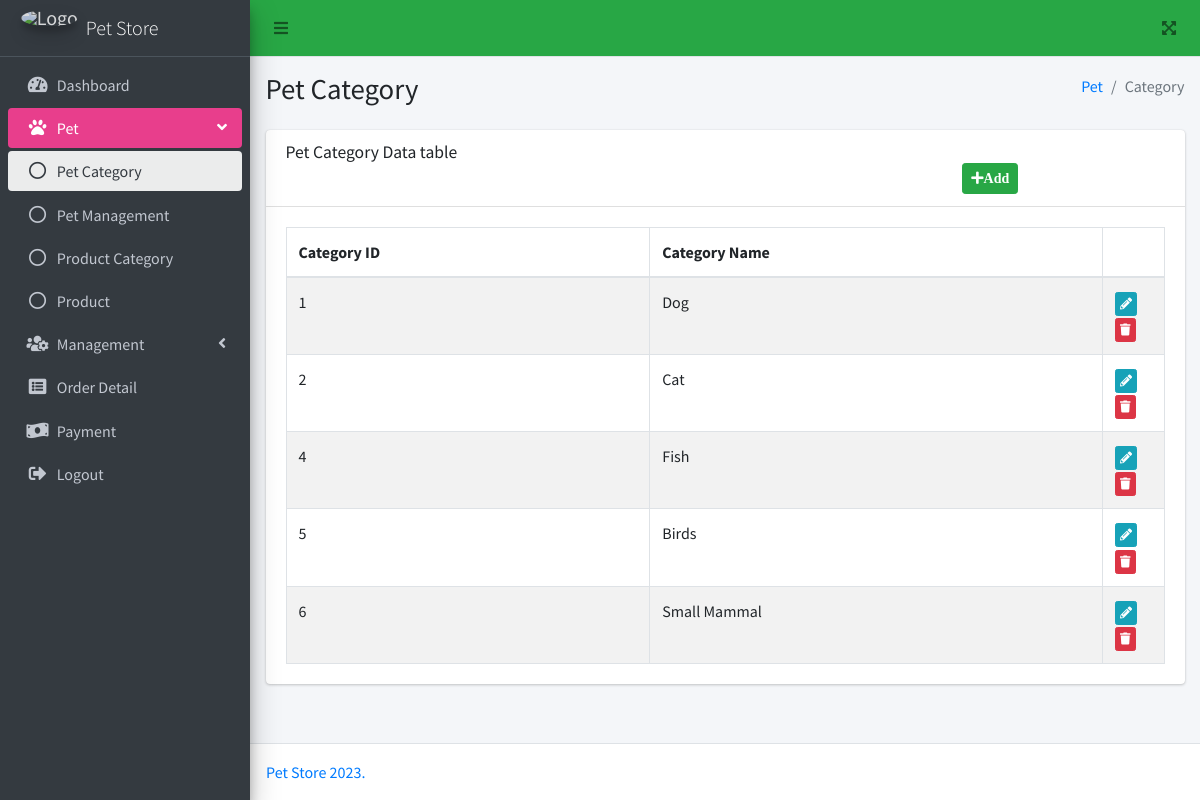
/pets/public/admin/Client/petcategory.php, run on the app's committed database.
### tables this page shows
CREATE TABLE `tbl_pet_category` (
  `pet_category_id` int NOT NULL AUTO_INCREMENT,
  `pet_category_name` varchar(30) NOT NULL,
  `user_id` int NOT NULL,
  PRIMARY KEY (`pet_category_id`),
  KEY `user_id` (`user_id`),
  CONSTRAINT `tbl_pet_category_ibfk_1` FOREIGN KEY (`user_id`) REFERENCES `tbl_user` (`user_id`) ON DELETE CASCADE ON UPDATE CASCADE
);

### pets/public/admin/Client/petcategory.php (the view, shortened to what this page needs)
<?php
$hostname = 'db';
$username = 'admin1';
$password = 'password';
$dbname = 'pets';
$pdo = new PDO("mysql:host=$hostname;dbname=$dbname", $username, $password);
$stmt = $pdo->query('SELECT * FROM tbl_pet_category');
$rows = $stmt->fetchAll(PDO::FETCH_ASSOC);
try {
  $stmt = $pdo->prepare('SELECT * FROM tbl_pet_category');
  $stmt->execute();
  $petCategories = $stmt->fetchAll(PDO::FETCH_ASSOC);
} catch (PDOException $e) {
  die("Error: " . $e->getMessage());
}
?>
<!DOCTYPE html>
<html lang="en">
<head>
  <link rel="stylesheet" href="../plugins/fontawesome-free/css/all.min.css">
  <link rel="stylesheet" href="../plugins/datatables-bs4/css/dataTables.bootstrap4.min.css">
  <link rel="stylesheet" href="../plugins/datatables-responsive/css/responsive.bootstrap4.min.css">
  <link rel="stylesheet" href="../plugins/datatables-buttons/css/buttons.bootstrap4.min.css">
  <link rel="stylesheet" href="../dist/css/adminlte.min.css">
</head>
<body class="hold-transition sidebar-mini">
  <div class="wrapper">
    <nav class="main-header navbar navbar-expand navbar-light navbar-green">
      <ul class="navbar-nav">
        <li class="nav-item">
          <a class="nav-link" data-widget="pushmenu" href="#" role="button"><i class="fas fa-bars"></i></a>
        </li>
      </ul>
      <ul class="navbar-nav ml-auto">
        <li class="nav-item">
          <a class="nav-link" data-widget="fullscreen" href="#" role="button">
            <i class="fas fa-expand-arrows-alt"></i>
          </a>
        </li>
      </ul>
    </nav>
    <aside class="main-sidebar sidebar-dark-primary elevation-4">
      <a href="/index.php" class="brand-link">
        <img src="../dist/img/logo.jpg" alt="Logo" class="brand-image img-circle elevation-3" style="opacity: .8">
        <span class="brand-text font-weight-light">Pet Store</span>
      </a>
      <div class="sidebar">
        <nav class="mt-2">
          <ul class="nav nav-pills nav-sidebar flex-column" data-widget="treeview" role="menu" data-accordion="false">
            <li class="nav-item">
              <a href="dashboard.php" class="nav-link">
                <i class="nav-icon fas fa-tachometer-alt"></i>
                <p>Dashboard</p>
              </a>
            </li>
            <li class="nav-item menu-open">
              <a class="nav-link" style="background-color: #e83e8c; color: white;">
                <i class="nav-icon fas fa-paw"></i>
                <p>Pet<i class="fas fa-angle-left right"></i><span class="badge badge-info right"></span></p>
              </a>
              <ul class="nav nav-treeview">
                <li class="nav-item">
                  <a href="petcategory.php" class="nav-link active">
                    <i class="far fa-circle nav-icon"></i>
                    <p> Pet Category</p>
                  </a>
                </li>
                <li class="nav-item">
                  <a href="petmanagement.php" class="nav-link">
                    <i class="far fa-circle nav-icon"></i>
                    <p> Pet Management</p>
                  </a>
                </li>
                <li class="nav-item">
                  <a href="productcategory.php" class="nav-link">
                    <i class="far fa-circle nav-icon"></i>
                    <p>Product Category</p>
                  </a>
                </li>
                <li class="nav-item">
                  <a href="product.php" class="nav-link">
                    <i class="far fa-circle nav-icon"></i>
                    <p>Product</p>
                  </a>
                </li>
              </ul>
            </li>
            <li class="nav-item">
              <a class="nav-link">
                <i class="nav-icon fas fa-users-cog"></i>
                <p>
                  Management
                  <i class="fas fa-angle-left right"></i>
                </p>
              </a>
            </li>
            <li class="nav-item">
              <a href="orderdetail.php" class="nav-link">
                <i class="nav-icon fas fa-list-alt"></i>
                <p>
                  Order Detail
                </p>
              </a>
            </li>
            <li class="nav-item">
              <a href="payment.php" class="nav-link">
                <i class="nav-icon fas fa-money-bill-wave"></i>
                <p>
                  Payment
                </p>
              </a>
            </li>
            <li class="nav-item">
              <a href="../adminlogout.php" class="nav-link" onclick="return confirm('Are you sure you want to logout?');">
                <i class="nav-icon fas fa-sign-out-alt"></i>
                <p>
                  Logout
                </p>
              </a>
            </li>
          </ul>
        </nav>
      </div>
    </aside>
    <div class="content-wrapper">
      <section class="content-header">
        <div class="container-fluid">
          <div class="row mb-2">
            <div class="col-sm-6">
              <h1>Pet Category</h1>
            </div>
            <div class="col-sm-6">
              <ol class="breadcrumb float-sm-right">
                <li class="breadcrumb-item"><a href="#">Pet</a></li>
                <li class="breadcrumb-item active">Category</li>
              </ol>
            </div>
          </div>
        </div>
      </section>
      <section class="content">
        <div class="container-fluid">
          <div class="row">
            <div class="col-12">
              <div class="card">
                <div class="card-header">
                  <h3 class="card-title">Pet Category Data table</h3>
                  <button type="button" class="btn btn-success btn-sm" data-toggle="modal" data-target="#add" style="margin-left:77%"><i class="fa fa-plus">Add</i>
                  </button>
                </div>
                <div class="card-body">
                  <table id="example1" class="table table-bordered table-striped">
                    <thead>
                      <tr>
                        <th>Category ID</th>
                        <th>Category Name</th>
                        <th width="7%"></th>
                      </tr>
                    </thead>
                    <tbody>
                      <?php foreach ($petCategories as $category) : ?>
                        <tr>
                          <td><?= $category['pet_category_id']; ?></td>
                          <td><?= $category['pet_category_name']; ?></td>
                          <td>
                            <button type="button" class="btn btn-info btn-xs" data-toggle="modal" data-target="#update"><i class="fa fa-pencil-alt"></i>
                            </button>
                            <button class="btn btn-danger btn-xs" onclick="deleteCategory(<?= $category['pet_category_id']; ?>)"><i class="fa fa-trash"></i>
                            </button>
                          </td>
                        </tr>
                      <?php endforeach; ?>
                    </tbody>
                  </table>
                </div>
              </div>
            </div>
          </div>
        </div>
      </section>
    </div>
    <footer class="main-footer">
      <a class="text-black">Pet Store 2023.</a>
    </footer>
  </div>
</body>
</html>

### data on the page
tbl_pet_category: pet_category_id "1", pet_category_name "Dog"
tbl_pet_category: pet_category_id "2", pet_category_name "Cat"
tbl_pet_category: pet_category_id "4", pet_category_name "Fish"
tbl_pet_category: pet_category_id "5", pet_category_name "Birds"
tbl_pet_category: pet_category_id "6", pet_category_name "Small Mammal"
